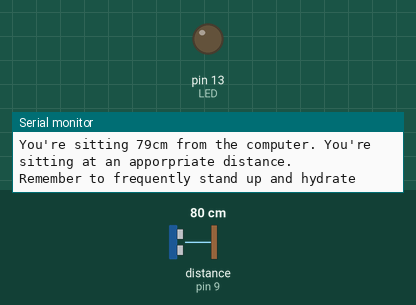
This sketch was run on a simulated Arduino Uno, built with avr-gcc and run on an emulated ATmega328P. On the bench: output pins drawn as LEDs (lit = HIGH), the last lines printed to the serial monitor. The inputs (shaded band) are chosen by the test bench; at power-on: distance to the obstacle (sensor on pin 9) 80 cm. The echo pulse lasts 58.3 µs per cm; pins used as bus, display or sensor lines are not drawn.

Above: at 10.8 s.
10.9 s: distance to the obstacle (sensor on pin 9) set to 23 cm
18.4 s: distance to the obstacle (sensor on pin 9) set to 19 cm
At 22.6 s:
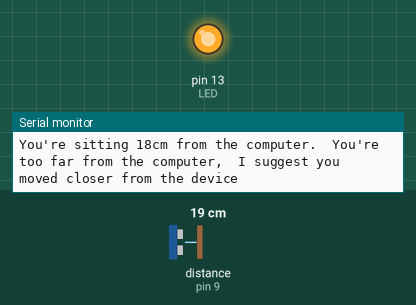
30.8 s: distance to the obstacle (sensor on pin 9) set to 35 cm
38.3 s: distance to the obstacle (sensor on pin 9) set to 2 cm
At 41.2 s:
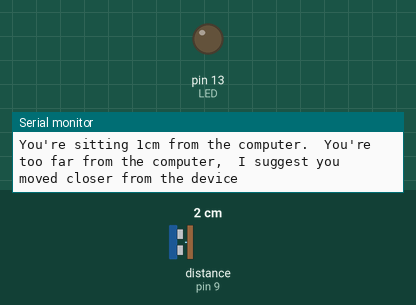
Timing chart, 0 to 50.0 s (numbered marks = the images above; inputs shaded):
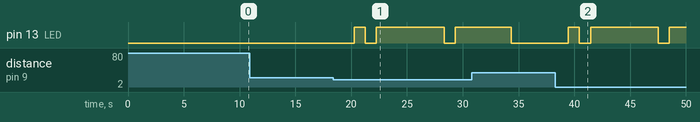

Measured:
- the behaviour switches between 21 and 20 cm on distance to the obstacle (sensor on pin 9) (found by bisection; images 0 and 1)
- after the input at 18.4 s, pin 13 (LED): goes HIGH 1.0 s, LOW 1.0 s, HIGH 6.1 s, LOW 1.0 s, then HIGH, starting after 1.9 s
- after the input at 38.3 s, pin 13 (LED): goes HIGH 1.0 s, LOW 1.0 s, HIGH 6.1 s, LOW 1.0 s, then HIGH, starting after 1.1 s

The sketch:

ultrasonic_sensor.ino
```cpp
#define LED 13

const int trigPin = 10;
const int echoPin = 9;
//const int buzzerPin = 11;

long duration;
int distance;

void setup() {
  pinMode(trigPin, OUTPUT);
  pinMode(echoPin, INPUT);
  //pinMode(buzzerPin, OUTPUT);
  pinMode(LED, OUTPUT);
  Serial.begin(9600);
}
void loop() {
  digitalWrite(trigPin, LOW);
  delay(5000); //creates 5 second delay between each read

  digitalWrite(trigPin, HIGH);
  delayMicroseconds(10);
  digitalWrite(trigPin, LOW);

  duration = pulseIn(echoPin, HIGH);
  distance = duration * 0.034 / 2;

  Serial.print("You're sitting ");
  Serial.print(distance);
  Serial.print("cm from the computer. ");

  checkDistance();
}

void checkDistance() {
  //if user is sitting too closer to the PC, it will suggest moving further away
  if (distance < 20) {
    Serial.println(" You're too far from the computer,  I suggest you moved closer from the device");
    flashLED();
    //tone(buzzerPin, 100);
  }

  //if user is sitting at a healthy distance instructions will be provided
  else if (distance > 21 and distance < 200) {
    digitalWrite(LED, LOW);
    Serial.println("You're sitting at an apporpriate distance.");
    Serial.println("Remember to frequently stand up and hydrate");
    //delay(1000 * 60 * 5); //5 minute delay
    loop();
  }

  //if user is sitting too far from the PC, it will suggest moving closer to the device
  else if (distance > 201) {
    Serial.println(" You're sitting too far from the computer, I suggest you moved closer to the device");
    flashLED();

    //tone(buzzerPin, 100);
  }
}

void flashLED() {
  digitalWrite(LED, HIGH);
  delay(1000);
  digitalWrite(LED, LOW);
  delay(1000);
  digitalWrite(LED, HIGH);
}
```
